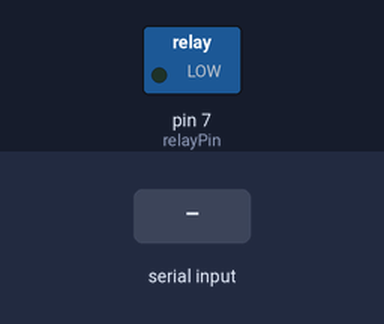
This sketch was run on a simulated Arduino Uno, built with avr-gcc and run on an emulated ATmega328P. Shown: switched loads named in the sketch (green lamp = pin HIGH). The inputs (shaded band) are chosen by the test bench.

Above: at 1.2 s.
1.3 s: "1" received over Serial
At 1.7 s:
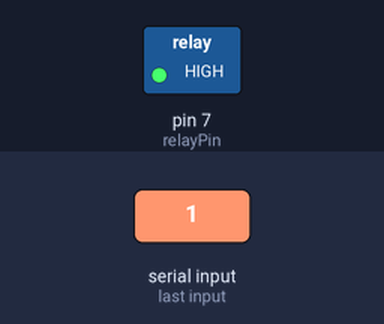
Timing chart, 0 to 4.3 s (numbered marks = the images above; inputs shaded):
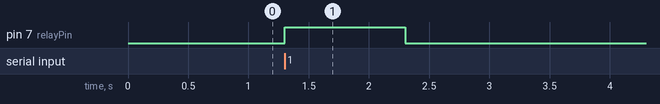

Measured:
- after the input at 1.3 s, pin 7 (relayPin): LOW → HIGH at once, → LOW 1.0 s later

The sketch:

Madlibs.ino
```cpp
int relayPin = 7;  // Pin where the relay is connected

void setup() {
  pinMode(relayPin, OUTPUT);  // Set relay pin as output
  digitalWrite(relayPin, LOW);  // Ensure relay is off at start
  Serial.begin(9600);  // Start serial communication at 9600 baud rate
}

void loop() {
  if (Serial.available() > 0) {
    char command = Serial.read();  // Read the command from Python
    if (command == '1') {
      // Trigger the relay for 5 seconds, then turn it off
      digitalWrite(relayPin, HIGH);  // Turn on relay
      delay(1000);  // Keep relay on for 1 seconds
      digitalWrite(relayPin, LOW);  // Turn off relay
    }
  }
}
```
